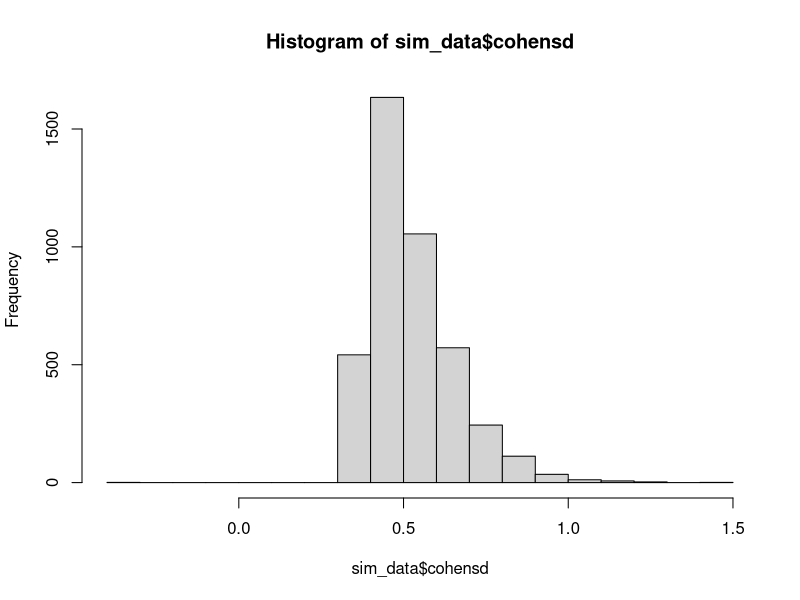
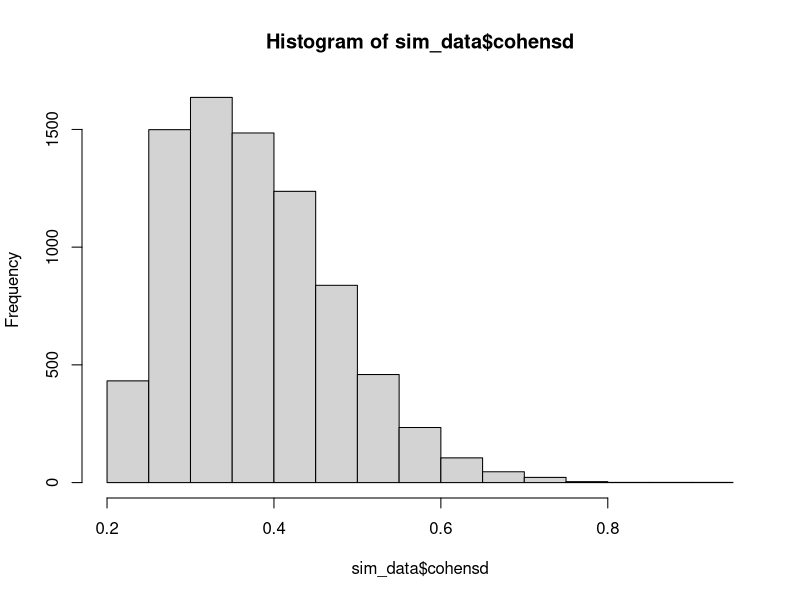
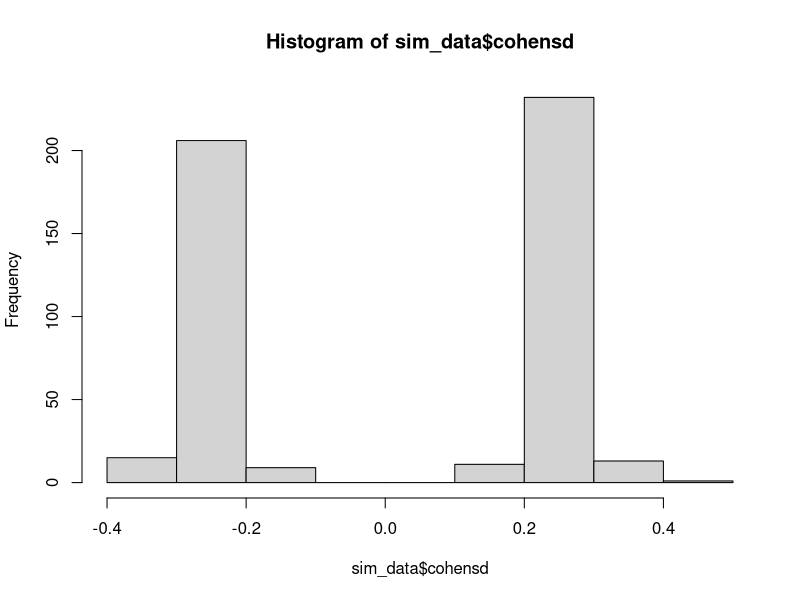
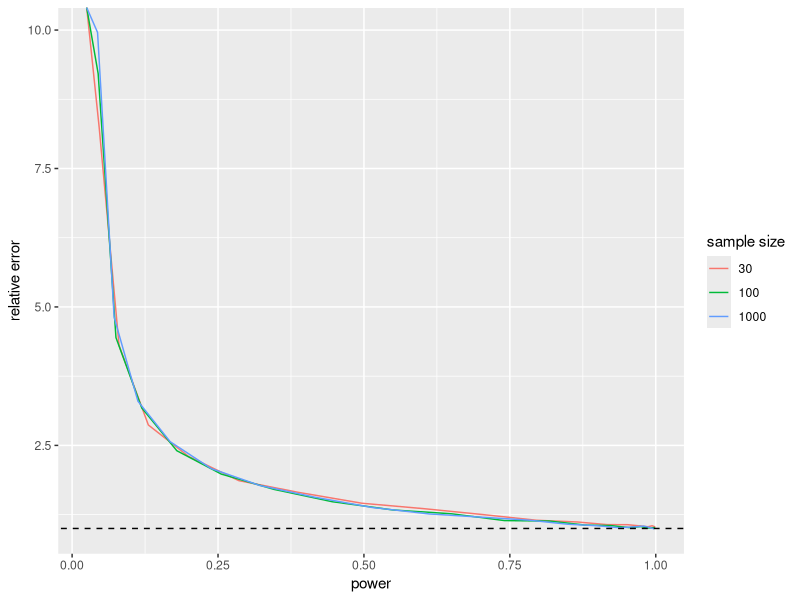

Write the R code that produced these figures, in order.
## ---- chunk 1
power.t.test(n = 30, delta = 1, sd = 3, sig.level = .05, type = "one")
## ---- chunk 2
dat <- rnorm(30, 1, 3)
library(dplyr)
library(ggplot2)
sim_data <- do.call(rbind.data.frame, lapply(1:10000, function(x) {
  dat <- rnorm(30, 1, 3)
  if(t.test(dat)$p.value < .05) { 
       data.frame(mean = mean(dat), sd = sd(dat))
  } else {
       data.frame(mean = NA, sd = NA)
  }
})) %>% tidyr::drop_na()

## ---- chunk 3
sim_data <- mutate(sim_data, cohensd = mean/sd)
hist(sim_data$cohensd)
## ---- chunk 4
mean(sim_data$cohensd)
## ---- chunk 5
power.t.test(delta = 1, sd = 3, sig.level = .05, power = 0.8, type = "one")
## ---- chunk 6
sim_data <- do.call(rbind.data.frame, lapply(1:10000, function(x) {
  dat <- rnorm(73, 1, 3)
  if(t.test(dat)$p.value < .05) { 
       data.frame(mean = mean(dat), sd = sd(dat))
  } else {
       data.frame(mean = NA, sd = NA)
  }
})) %>% tidyr::drop_na()
sim_data <- mutate(sim_data, cohensd = mean/sd)
hist(sim_data$cohensd)
mean(sim_data$cohensd)
## ---- chunk 7
sim_data <- do.call(rbind.data.frame, lapply(1:10000, function(x) {
  dat <- rnorm(100, 0, 3)
  if(t.test(dat)$p.value < .05) { 
       data.frame(mean = mean(dat), sd = sd(dat))
  } else {
       data.frame(mean = NA, sd = NA)
  }
})) %>% tidyr::drop_na()
sim_data <- mutate(sim_data, cohensd = mean/sd)
hist(sim_data$cohensd)
mean(abs(sim_data$cohensd))
## ---- chunk 8
means <- seq(0, 1, length.out = 20)
for_plot <- do.call(rbind.data.frame, lapply(means, function(x) {
  sim_data <- do.call(rbind.data.frame, lapply(1:400, function(y) {
  dat <- rnorm(30, x, 1)
  if(t.test(dat)$p.value < .05) { 
       data.frame(mean = mean(dat), sd = sd(dat))
  } else {
       data.frame(mean = NA, sd = NA)
  }
  })) %>% tidyr::drop_na()
  sim_data <- mutate(sim_data, cohensd = mean/sd)
  data.frame(mean = mean(abs(sim_data$cohensd)), sd = sd(abs(sim_data$cohensd)), true_size = x)
}))
for_plot$rel_error <- for_plot$mean/for_plot$true_size
for_plot$power <- power.t.test(n = 30, delta = means, sd = 1, sig.level = .05, type = "one")$power
#library(ggplot2)
#ggplot(for_plot, aes(x = power, y = rel_error)) + geom_line() + 
#  geom_abline(slope = 0, intercept = 1, linetype = "dashed")
## ---- chunk 9
sample_size <- 100
means <- seq(0, 0.5, length.out = 20)
for_plot_100 <- do.call(rbind.data.frame, lapply(means, function(x) {
  sim_data <- do.call(rbind.data.frame, lapply(1:400, function(y) {
  dat <- rnorm(sample_size, x, 1)
  if(t.test(dat)$p.value < .05) { 
       data.frame(mean = mean(dat), sd = sd(dat))
  } else {
       data.frame(mean = NA, sd = NA)
  }
  })) %>% tidyr::drop_na()
  sim_data <- mutate(sim_data, cohensd = mean/sd)
  data.frame(mean = mean(abs(sim_data$cohensd)), sd = sd(abs(sim_data$cohensd)), true_size = x)
}))
for_plot_100$rel_error <- for_plot_100$mean/for_plot_100$true_size
for_plot_100$power <- power.t.test(n = sample_size, delta = means, sd = 1, sig.level = .05, type = "one")$power
#library(ggplot2)
#ggplot(for_plot_100, aes(x = power, y = rel_error)) + geom_line() + 
#  geom_abline(slope = 0, intercept = 1, linetype = "dashed")
## ---- chunk 10
sample_size <- 1000
means <- seq(0, 0.15, length.out = 20)
for_plot_1000 <- do.call(rbind.data.frame, lapply(means, function(x) {
  sim_data <- do.call(rbind.data.frame, lapply(1:400, function(y) {
  dat <- rnorm(sample_size, x, 1)
  if(t.test(dat)$p.value < .05) { 
       data.frame(mean = mean(dat), sd = sd(dat))
  } else {
       data.frame(mean = NA, sd = NA)
  }
  })) %>% tidyr::drop_na()
  sim_data <- mutate(sim_data, cohensd = mean/sd)
  data.frame(mean = mean(abs(sim_data$cohensd)), sd = sd(abs(sim_data$cohensd)), true_size = x)
}))
for_plot_1000$rel_error <- for_plot_1000$mean/for_plot_1000$true_size
for_plot_1000$power <- power.t.test(n = sample_size, delta = means, sd = 1, sig.level = .05, type = "one")$power
library(ggplot2)
#ggplot(for_plot_1000, aes(x = power, y = rel_error)) + geom_line() + 
#  geom_abline(slope = 0, intercept = 1, linetype = "dashed")
## ---- chunk 11
for_plot$sample_size <- 30
for_plot_100$sample_size <- 100
for_plot_1000$sample_size <- 1000
plot_data <- rbind(for_plot, for_plot_100, for_plot_1000)
ggplot(plot_data, aes(x = power, y = rel_error, color = factor(sample_size))) + geom_line() + 
  geom_abline(slope = 0, intercept = 1, linetype = "dashed") +
  labs(color = "sample size", y = "relative error") 
  
